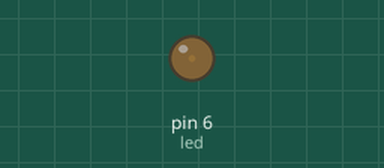
Simulated run of this sketch. Board: Arduino Uno, built with avr-gcc and run on an emulated ATmega328P. Parts: output pins drawn as LEDs (lit = HIGH).

Above: at 0.05 s.
At 1.15 s:
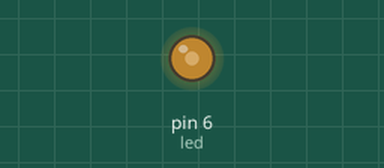
At 2.3 s:
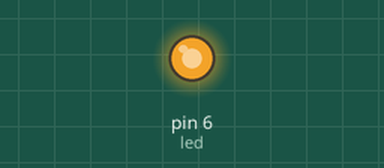
At 4.6 s:
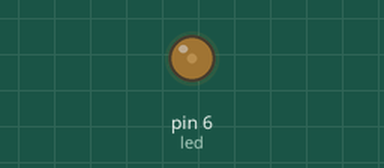
Timing chart, 0 to 6.7 s (numbered marks = the images above):
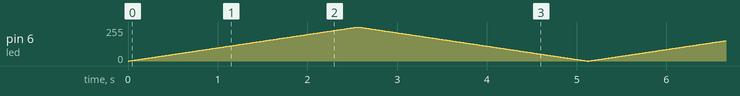

The sketch:

progressif.ino
```cpp
const int led = 6;  // Broche PWM

void setup() {
  pinMode(led, OUTPUT);
}

void loop() {
  // Augmente progressivement la luminosité
  for (int intensite = 0; intensite <= 255; intensite++) {
    analogWrite(led, intensite); // PWM entre 0 et 255
    delay(10); // Petit délai pour un effet visible
  }

  // Diminue progressivement la luminosité
  for (int intensite = 255; intensite >= 0; intensite--) {
    analogWrite(led, intensite);
    delay(10);
  }
}
```
